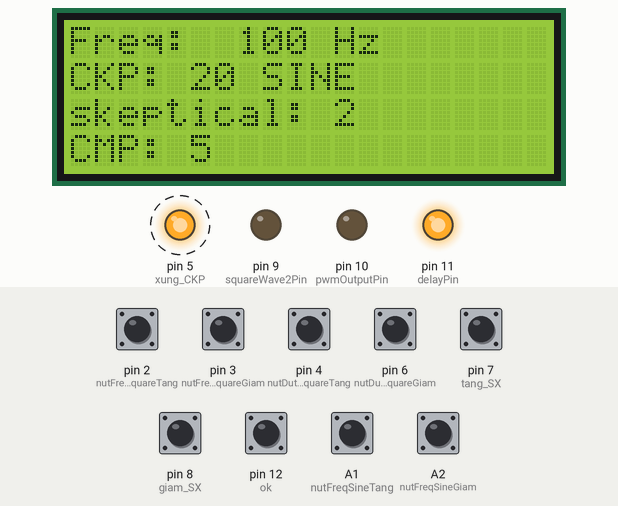
Recording of a sketch running on a simulated Arduino Uno, built with avr-gcc and run on an emulated ATmega328P. Shown: 20×4 character LCD, output pins drawn as LEDs (lit = HIGH). Dashed ring = blinking. Inputs (shaded band) come from the test bench; at power-on: A1 (nutFreqSineTang), A2 (nutFreqSineGiam), pin 2 (nutFreqSquareTang), pin 3 (nutFreqSquareGiam), pin 4 (nutDutySquareTang), pin 6 (nutDutySquareGiam), pin 7 (tang_SX), pin 8 (giam_SX), pin 12 (ok) HIGH.

Above: at 0.89 s.
Timing chart, 0 to 0.9 s (numbered marks = the images above; inputs shaded):
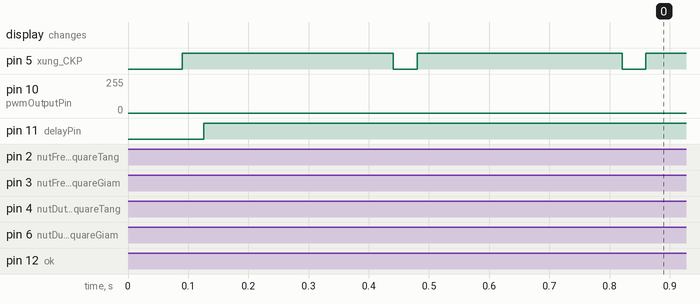

The sketch:

xuat_xung_theo_cmk_EN.ino
```cpp
#include <TimerOne.h>           // Include TimerOne library for Timer1 operations
#include <Wire.h>              // Include Wire library for I2C communication
#include <LiquidCrystal_I2C.h> // Include LiquidCrystal_I2C library for LCD display

// Define button pins
const int nutFreqSquareTang = 2;  // Pin for increasing square wave frequency
const int nutFreqSquareGiam = 3;  // Pin for decreasing square wave frequency
const int nutDutySquareTang = 4;  // Pin for increasing square wave duty cycle
const int nutDutySquareGiam = 6;  // Pin for decreasing square wave duty cycle
const int tang_SX = 7;            // Pin for increasing frequency of the second square wave
const int giam_SX = 8;            // Pin for decreasing frequency of the second square wave
const int nutFreqSineTang = A1;   // Pin for increasing sine wave frequency
const int nutFreqSineGiam = A2;   // Pin for decreasing sine wave frequency
const int ok = 12;                // Pin for toggling the mode

// Define output pins
const int xung_CKP = 5;          // Pin for Timer0 output
const int squareWave2Pin = 9;    // Pin for Timer2 output
const int pwmOutputPin = 10;     // Pin for PWM output
const int delayPin = 11;         // Pin for delay signal

// Initialize LCD display
LiquidCrystal_I2C lcd(0x27, 20, 4);  // Initialize LCD with I2C address 0x27 and 20x4 display

// Constants for sine wave algorithm
const float pi = 3.14159;          // Value of Pi
volatile float T = 100;            // Sample time in microseconds
volatile float sineFrequency = 100; // Sine wave frequency in Hz
const float A = 490;              // Amplitude of sine wave
float a[] = {0.0, A * sin(2 * pi * sineFrequency * T / 1000000.0), 0.0}; // Sine wave values
volatile float c1 = (8.0 - 2.0 * pow(2 * pi * sineFrequency * T / 1000000.0, 2)) / (4.0 + pow(2 * pi * sineFrequency * T / 1000000.0, 2)); // Coefficient for sine wave
int debounceDelay = 50;           // Debounce delay for button presses

// Parameters for the second square wave
volatile int square2Frequency = sineFrequency; // Frequency of the second square wave
volatile int square2DutyCycle = 10; // Duty cycle for the second square wave in percent

unsigned long previousMillis2 = 0;  // Previous time for second square wave
unsigned long interval2;            // Interval between pulses for second square wave
unsigned long onTime2;              // Time the LED is on for second square wave
unsigned long offTime2;             // Time the LED is off for second square wave
bool ledState2 = LOW;               // State of the LED for second square wave
unsigned long time1;                // Timing variables
unsigned long time2;
float soxung = 20.0;               // Number of pulses
float xungxuong = 5.0;             // Pulse width
float xungnghi = 2.0;              // Duty cycle of the pulse
int j = 0, L = 0;                  // State variables for timing
float i = 0.0, h = 0.0;            // Additional state variables
int cong = 0;                      // Mode state
float k = 0;                       // Additional counter
bool chedo = false;                // Mode toggle
volatile unsigned long isrTime;   // ISR time

void setup() {
  // Initialize input pins
  square2Frequency = sineFrequency; // Set initial frequency for the second square wave
  pinMode(nutFreqSquareTang, INPUT_PULLUP); // Set pin for increasing square wave frequency as input with pull-up resistor
  pinMode(nutFreqSquareGiam, INPUT_PULLUP); // Set pin for decreasing square wave frequency as input with pull-up resistor
  pinMode(nutDutySquareTang, INPUT_PULLUP); // Set pin for increasing square wave duty cycle as input with pull-up resistor
  pinMode(nutDutySquareGiam, INPUT_PULLUP); // Set pin for decreasing square wave duty cycle as input with pull-up resistor
  pinMode(tang_SX, INPUT_PULLUP);           // Set pin for increasing second square wave frequency as input with pull-up resistor
  pinMode(giam_SX, INPUT_PULLUP);           // Set pin for decreasing second square wave frequency as input with pull-up resistor
  pinMode(nutFreqSineTang, INPUT_PULLUP);   // Set pin for increasing sine wave frequency as input with pull-up resistor
  pinMode(nutFreqSineGiam, INPUT_PULLUP);   // Set pin for decreasing sine wave frequency as input with pull-up resistor
  pinMode(ok, INPUT_PULLUP);                // Set pin for toggling mode as input with pull-up resistor

  // Initialize output pins
  pinMode(xung_CKP, OUTPUT);          // Set pin for Timer0 output as output
  pinMode(squareWave2Pin, OUTPUT);    // Set pin for Timer2 output as output
  pinMode(pwmOutputPin, OUTPUT);      // Set pin for PWM output as output
  pinMode(delayPin, OUTPUT);          // Set pin for delay signal as output

  // Initialize LCD display
  lcd.init();                         // Initialize LCD
  lcd.backlight();                    // Turn on LCD backlight
  lcd.clear();                        // Clear LCD display
  Serial.begin(9600);                // Initialize serial communication at 9600 baud

  // Initialize Timer1 for sine wave
  Timer1.initialize(T);              // Set sample time for sine wave signal
  Timer1.pwm(pwmOutputPin, 0, T);   // Generate PWM signal on pin with period T and duty cycle 0
  Timer1.attachInterrupt(compute);  // Attach Timer1 interrupt to compute function
  TaskDisplayLCD();                 // Display initial values on LCD
  Timer1.start();                   // Start Timer1
}

int old; // Variable to store previous LED state

void loop() {
  // debounceButtons function call for debouncing button inputs
  debounceButtons();                // Debounce button inputs

  if (cong == 1) {
    interval2 = 1000 / square2Frequency;  // Calculate interval (milliseconds) for second square wave
    calculateTimes2();         // Calculate on and off times for second square wave
    TaskSquareWave2();        // Generate second square wave
  } else {
    digitalWrite(squareWave2Pin, LOW); // Set second square wave pin LOW
  }

  // Control delay pin based on mode
  if (chedo == 0) {
    digitalWrite(delayPin, HIGH); // Set delay pin HIGH if mode is 0
  } else {
    digitalWrite(delayPin, LOW);  // Set delay pin LOW if mode is not 0
  }

  // Toggle mode if button pressed
  if (digitalRead(ok) == 0) {
    cong = !cong;                  // Toggle mode
    TaskDisplayLCD();             // Update LCD display
    delay(300);                   // Debounce delay
  }
}

void debounceButtons() {
  // Increase frequency of square wave 1
  if (digitalRead(nutFreqSquareTang) == LOW) {
    xungxuong += 1; // Increase frequency
    TaskDisplayLCD(); // Update LCD display
    delay(debounceDelay); // Debounce delay
  }

  // Decrease frequency of square wave 1
  if (digitalRead(nutFreqSquareGiam) == LOW) {
    xungxuong -= 1; // Decrease frequency
    if (xungxuong < 1) xungxuong = 1; // Limit frequency
    TaskDisplayLCD(); // Update LCD display
    delay(debounceDelay); // Debounce delay
  }

  // Increase duty cycle of square wave 1
  if (digitalRead(nutDutySquareTang) == LOW) {
    xungnghi += 1; // Increase duty cycle
    TaskDisplayLCD(); // Update LCD display
    delay(debounceDelay); // Debounce delay
  }

  // Decrease duty cycle of square wave 1
  if (digitalRead(nutDutySquareGiam) == LOW) {
    xungnghi -= 1; // Decrease duty cycle
    if (xungnghi < 0) xungnghi = 0; // Limit duty cycle
    TaskDisplayLCD(); // Update LCD display
    delay(debounceDelay); // Debounce delay
  }

  // Increase frequency of second square wave
  if (digitalRead(tang_SX) == LOW) {
    soxung += 1; // Increase frequency
    if (square2Frequency > 100) square2Frequency = 100; // Limit frequency
    TaskDisplayLCD(); // Update LCD display
    delay(debounceDelay); // Debounce delay
  }

  // Decrease frequency of second square wave
  if (digitalRead(giam_SX) == LOW) {
    soxung -= 1; // Decrease frequency
    if (square2Frequency < 50) square2Frequency = 50; // Limit frequency
    TaskDisplayLCD(); // Update LCD display
    delay(debounceDelay); // Debounce delay
  }

  // Increase sine wave frequency
  if (digitalRead(nutFreqSineTang) == LOW) {
    sineFrequency += 1; // Increase frequency
    square2Frequency = sineFrequency; // Update second square wave frequency
    if (sineFrequency > 1000) sineFrequency = 1000; // Limit frequency
    TaskDisplayLCD(); // Update LCD display
    Timer1.stop(); // Stop Timer1
    // Update values for sine wave
    c1 = (8.0 - 2.0 * pow(2 * pi * sineFrequency * T / 1000000.0, 2)) / (4.0 + pow(2 * pi * sineFrequency * T / 1000000.0, 2));
    a[1] = A * sin(2 * pi * sineFrequency * T / 1000000.0);
    a[0] = 0.0;
    a[2] = 0.0;
    Timer1.start(); // Restart Timer1
    delay(debounceDelay); // Debounce delay
  }

  // Decrease sine wave frequency
  if (digitalRead(nutFreqSineGiam) == LOW) {
    sineFrequency -= 1; // Decrease frequency
    square2Frequency = sineFrequency; // Update second square wave frequency
    if (sineFrequency < 1) sineFrequency = 1; // Limit frequency
    TaskDisplayLCD(); // Update LCD display
    Timer1.stop(); // Stop Timer1
    // Update values for sine wave
    c1 = (8.0 - 2.0 * pow(2 * pi * sineFrequency * T / 1000000.0, 2)) / (4.0 + pow(2 * pi * sineFrequency * T / 1000000.0, 2));
    a[1] = A * sin(2 * pi * sineFrequency * T / 1000000.0);
    a[0] = 0.0;
    a[2] = 0.0;
    Timer1.start(); // Restart Timer1
    delay(debounceDelay); // Debounce delay
  }
}

// Task to generate square wave on pin 9 (Timer2)
void TaskSquareWave2() {
  if (j == 0) {
    unsigned long currentMillis = millis();  // Get current time
    if (ledState2 == LOW && currentMillis - previousMillis2 >= offTime2) {
      // Turn on LED
      previousMillis2 = currentMillis;
      digitalWrite(squareWave2Pin, HIGH);

      if (ledState2 != old) {
        h = h + 1;
      }
      ledState2 = HIGH;
      old = ledState2;
    }
    else if (ledState2 == HIGH && currentMillis - previousMillis2 >= onTime2) {
      // Turn off LED
      previousMillis2 = currentMillis;
      digitalWrite(squareWave2Pin, LOW);
      ledState2 = LOW;
    }
  }
  if (h >= soxung - 1) {
    L = 1;
    h = 0;
    j = 1;
    digitalWrite(squareWave2Pin, LOW);
    ledState2 = HIGH;
  }
  /*
  Serial.print(isrTime - time2); Serial.print("   ");
  Serial.print(time2); Serial.print("   ");
  Serial.print(isrTime); Serial.println("   "); */
  if (L == 1) {
    k = k + 1;
    if (h == xungnghi) {
      // Timer1.start();
      L = 0;
      h = 0;
    }
  }
  if (k >= 2) {
    digitalWrite(xung_CKP, LOW);
    k = 0;
  }
  if (h >= xungxuong) {
    digitalWrite(xung_CKP, HIGH);
  }
  if (h < soxung && L == 0) {
    j = 0;
  }
}

// Interrupt service routine for computing sine wave values
void compute() {
  if (cong == 0) {
    a[2] = c1 * a[1] - a[0];  // Recursive formula for sine wave
    a[0] = a[1];
    a[1] = a[2];
    if (a[2] >= 487.0) {  // Use a small offset to detect peak
      h = h + 0.315;
    }
    // Serial.println(a[2]);
    // Serial.println(h);
    if (h >= soxung && L == 0) {
      // Serial.println(h);
      L = 1;
      h = 0.0;
      k = k + 1;
      Timer1.setPwmDuty(pwmOutputPin, 0);  // Update PWM value
    }
    /*
    Serial.print(isrTime - time2); Serial.print("   ");
    Serial.print(time2); Serial.print("   ");
    Serial.print(isrTime); Serial.println("   "); */
    if (L == 1) {
      if (h > xungnghi) {
        // Timer1.start();
        L = 0;
        h = 0.0;
      }
    }
    if (k >= 2) {
      digitalWrite(xung_CKP, LOW);
      // Serial.println(k);
      k = 0;
    }
    if (h >= xungxuong - (xungnghi + 1)) {
      digitalWrite(xung_CKP, HIGH);
    }
    if (h < soxung && L == 0) {
      Timer1.setPwmDuty(pwmOutputPin, int(a[2]) + 512);  // Update PWM value
    }
  }
}

// Task to display parameters on LCD
void TaskDisplayLCD() {
  lcd.setCursor(0, 3); // Set cursor to row 3, column 0
  lcd.print("CMP: ");
  lcd.print(xungxuong, 0); // Display pulse width
  lcd.print("  ");

  lcd.setCursor(0, 2); // Set cursor to row 2, column 0
  lcd.print("skeptical: ");
  lcd.print(xungnghi, 0); // Display duty cycle
  lcd.print("  ");

  lcd.setCursor(0, 0); // Set cursor to row 0, column 0
  lcd.print("Freq:  ");
  lcd.print(sineFrequency, 0); // Display sine wave frequency
  lcd.print(" Hz   ");

  lcd.setCursor(0, 1); // Set cursor to row 1, column 0
  lcd.print("CKP: ");
  lcd.print(soxung, 0); // Display number of pulses
  lcd.print(" ");
  if (cong == 0) {
    lcd.print("SINE     "); // Display mode
    lcd.print(" ");
  } else {
    lcd.print("Sq/Trig  "); // Display mode
    lcd.print(" ");
  }
}

// Calculate timings for second square wave
void calculateTimes2() {
  interval2 = 1000 / square2Frequency;  // Calculate interval (milliseconds) for second square wave
  onTime2 = (interval2 * square2DutyCycle) / 100;  // Calculate ON time for second square wave
  offTime2 = interval2 - onTime2;            // Calculate OFF time for second square wave
}
```

Measured:
- by itself, pin 5 (xung_CKP): alternates HIGH for 0.34 s and LOW for 0.04 s
